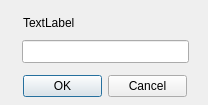
<?xml version="1.0" encoding="UTF-8"?>
<ui version="4.0">
 <class>Dialog</class>
 <widget class="QDialog" name="Dialog">
  <property name="geometry">
   <rect>
    <x>0</x>
    <y>0</y>
    <width>208</width>
    <height>105</height>
   </rect>
  </property>
  <property name="windowTitle">
   <string>Dialog</string>
  </property>
  <property name="styleSheet">
   <string notr="true"/>
  </property>
  <property name="sizeGripEnabled">
   <bool>false</bool>
  </property>
  <property name="modal">
   <bool>true</bool>
  </property>
  <widget class="QLabel" name="inputLabel">
   <property name="geometry">
    <rect>
     <x>23</x>
     <y>15</y>
     <width>164</width>
     <height>16</height>
    </rect>
   </property>
   <property name="text">
    <string>TextLabel</string>
   </property>
  </widget>
  <widget class="QLineEdit" name="lineInput">
   <property name="geometry">
    <rect>
     <x>22</x>
     <y>40</y>
     <width>167</width>
     <height>23</height>
    </rect>
   </property>
  </widget>
  <widget class="QDialogButtonBox" name="buttonBox">
   <property name="geometry">
    <rect>
     <x>23</x>
     <y>70</y>
     <width>164</width>
     <height>32</height>
    </rect>
   </property>
   <property name="standardButtons">
    <set>QDialogButtonBox::Cancel|QDialogButtonBox::Ok</set>
   </property>
  </widget>
 </widget>
 <resources/>
 <connections/>
</ui>
